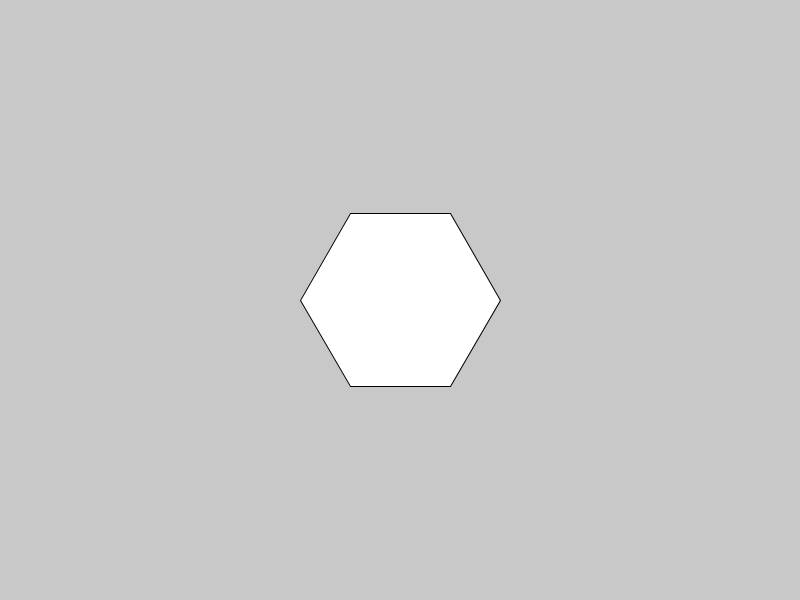
Frame 1 (no input)
Frame 60 (the mouse pressed at the canvas centre just before this capture): identical to frame 1, image omitted
Frame 120 (the mouse held since frame 60 and released just before this capture): identical to frame 1, image omitted

The Processing sketch that drew this single still picture (run headless with seeded random() and noise(); from frame 60 on, the mouse is pressed at the canvas centre):

// Processing sketch: LineaTiempo
// ── LineaTiempo.pde
ArrayList<Forma> formas;
Input input;

void setup() {
  size(800, 600);
  input = new Input();
  formas = new ArrayList<Forma> ();
  Forma f = new Forma();
  for (int i = 0; i < 6; i++) {
    f.agregar(new Punto(width/2+cos(TWO_PI/6*i)*100, height/2+sin(TWO_PI/6*i)*100));
  }
  formas.add(f);
}  

void draw() {
  background(200);
  for (int i = 0; i < formas.size(); i++) {
    Forma aux = formas.get(i);
    aux.act();
    if (aux.eliminar) formas.remove(i--);
  }
  input.act();
}
void keyPressed() {
  input.event(true);
}
void keyReleased() {
  input.event(false);
}

void mousePressed() {
  input.mpress();
}
void mouseReleased() {
  input.mreleased();
}

class NodoF {
  boolean eliminar;
  float val;
  int pos;
  NodoF(int pos, float val) {
    this.pos = pos;
    this.val = val;
  }
}

class AutoF {
  ArrayList<NodoF> nodos;
  AutoF() {
    nodos = new ArrayList<NodoF>();
  }
  AutoF(NodoF n) {
    nodos = new ArrayList<NodoF>();
    agregar(n);
  }
  AutoF(float v) {
    nodos = new ArrayList<NodoF>();
    nodos.add(new NodoF(0, v));
  }
  void agregar(NodoF n) {
    nodos.add(n);
  }
  float getVal(){
     return nodos.get(0).val; 
  }
}

class Punto {
  boolean eliminar;
  AutoF x, y;
  Punto(float x, float y) {
    this.x = new AutoF(x); 
    this.y = new AutoF(y);
  }
}

class Forma {
  ArrayList<Punto> puntos;
  boolean eliminar;
  float x, y;
  String nombre;
  Forma() {
    puntos = new ArrayList<Punto>();
  }
  void agregar(Punto p) {
    puntos.add(p);
  }
  void act() {
    dibujar();
  }
  void dibujar() {
    beginShape();
    for (int i = 0; i < puntos.size(); i++) {
      Punto aux = puntos.get(i);
      vertex(aux.x.getVal(), aux.y.getVal());
    }
    endShape(CLOSE);
  }
}

// ── Gui.pde
class Gui {
  boolean visible;
  ArrayList<Elemento> elementos;
  ArrayList<Pestana> pestanas;
  float px, py, w, h;
  String titulo; 
  Gui(String titulo) {
    this.titulo = titulo;
    visible = true;
    elementos = new ArrayList<Elemento>();
    pestanas = new ArrayList<Pestana>();
    px = py = w = h = 20;
  }
  void act() {
    if (visible) {
      if (input.click && getValor("Esconder menu") == 1 && ((mouseX < px || mouseX > px+w) ||(mouseY < py || mouseY > py+h))) {
        visible = false;
      } 
      float dh = 30;
      for (int i = 0; i < pestanas.size(); i++) {
        Pestana  aux = pestanas.get(i);
        aux.act(px, py+dh);
        if (aux.eliminar) {
          elementos.remove(i);
        }
        dh += aux.h;
      }
      dibujar();
    }
  }
  void dibujar() {
    noStroke();
    fill(80);
    rect(px, py, w, h);
    fill(20);
    rect(px, py, w, 30);
    fill(255);
    textSize(16);
    text(titulo, px+8, py+22);
    textSize(12);
    float dh = 30;
    for (int i = 0; i < pestanas.size(); i++) {
      Pestana aux = pestanas.get(i);
      aux.dibujar(px, py+dh);
      dh += aux.h;
    }
  }
  void agregarPestana(Pestana pes) {
    pestanas.add(pes);
    pes.gui = this;
    actTamano();
  }
  void agregarElemento(Elemento ele, String pestanea) {
    elementos.add(ele);
    ele.gui = this;
    Pestana aux = getPestana(pestanea);
    aux.agregarElemento(ele);
    actTamano();
  }
  void actTamano() {
    if (elementos.size() == 0) return;
    Elemento aux = elementos.get(0);
    float xmax = aux.x+aux.w;
    for (int i = 1; i < elementos.size(); i++) {
      aux = elementos.get(i);
      if (aux.x+aux.w > xmax) {
        xmax = aux.x+aux.w;
      }
    }
    h = 30;
    for (int i = 0; i < pestanas.size(); i++) {
      Pestana a = pestanas.get(i);
      a.actTamano();
      h += a.h;
    }
    w = xmax+10;
  }
  void setVisible(boolean visible) {
    this.visible = visible;
    if (getValor("Menu fijo") == 1) {
      px = 20;
      py = 20;
      return;
    }
    if (mouseX + w > width) {
      px = mouseX - w;
    }
    else {
      px = mouseX;
    }
    if (mouseY + h > height) {
      py = mouseY - h;
    }
    else {
      py = mouseY;
    }
  }
  float getValor(String nombre) {
    float res = -1; 
    for (int i = 0; i < elementos.size(); i++) {
      Elemento aux = elementos.get(i);
      if (aux.nombre.equals(nombre)) {
        res = aux.val;
        break;
      }
    }
    return res;
  }
  void setValor(String nombre, float val) {
    for (int i = 0; i < elementos.size(); i++) {
      Elemento aux = elementos.get(i);
      if (aux.nombre.equals(nombre)) {
        aux.val = val;
        break;
      }
    }
  }
  Pestana getPestana(String nombre) {
    Pestana res = null; 
    for (int i = 0; i < pestanas.size(); i++) {
      Pestana aux = pestanas.get(i);
      if (aux.nombre.equals(nombre)) {
        res = aux;
        break;
      }
    }
    return res;
  }
}

class Pestana {
  ArrayList<Elemento> elementos;
  boolean desplagada, eliminar, margen;
  float w, h;
  Gui gui;
  String nombre;
  Pestana(String nombre) {
    this.nombre = nombre;
    eliminar = false;
    elementos = new ArrayList<Elemento>();
    desplagada = true;
    margen = true;
  }
  void act(float px, float py) {
    w = gui.w;
    if (input.click && mouseX >= px && mouseX < px+w &&mouseY > py && mouseY <= py+20) {
      desplagada = !desplagada; 
      gui.actTamano();
    }
    if (desplagada) {
      for (int i = 0; i < elementos.size(); i++) {
        Elemento  aux = elementos.get(i);
        aux.act(px, py+20);
        if (aux.eliminar) {
          elementos.remove(i);
        }
      }
    }
  }
  void dibujar(float px, float py) {
    fill(60);
    rect(px, py, w, 20);
    fill(255);
    if (desplagada) {
      triangle(px+10, py+7, px+15, py+13, px+20, py+7);
      text(nombre, px+24, py+14);
    }
    else {
      triangle(px+12, py+5, px+18, py+10, px+12, py+15);
      text(nombre, px+24, py+14);
    }
    if (desplagada) {
      for (int i = 0; i < elementos.size(); i++) {
        Elemento  aux = elementos.get(i);
        aux.dibujar(px, py+20);
      }
    }
  }
  void actTamano() {
    if (elementos.size() == 0) return;
    if (!desplagada) {
      h = 20;
      return;
    }
    Elemento aux = elementos.get(0);
    float ymax = aux.y+aux.h;
    for (int i = 1; i < elementos.size(); i++) {
      aux = elementos.get(i);
      if (aux.y+aux.h > ymax) {
        ymax = aux.y+aux.h;
      }
    }
    if (margen) {
      h = ymax+30;
    }
    else {
      h = ymax+20;
    }
  }
  void agregarElemento(Elemento ele) {
    elementos.add(ele);
    ele.gui = gui;
    actTamano();
  }
}

abstract class Elemento {
  Gui gui; 
  boolean eliminar;
  float x, y, w, h, val;
  String nombre;
  void act(float cx, float cy) {
  }
  void dibujar(float cx, float cy) {
  }
}

class scrollH extends Elemento {
  boolean move; 
  float max, min;
  scrollH(float nx, float ny, float nw, float nh, float nmin, float nmax, float nvar, String n) {
    x = nx;
    y = ny;
    w = nw;
    h = nh;
    max = nmax;
    min = nmin;
    val = nvar;
    nombre = n;
    move = false;
    eliminar = false;
  }

  void act(float cx, float cy) {
    float x = cx + this.x;
    float y = cy + this.y;
    if (mousePressed) {
      if ( mouseX + 8 >= x + h/2 && mouseX - 8 <= x + w - h/2+ 8 && mouseY > y && mouseY <= y+h) {
        move = true;
      }
    }
    else {
      move = false;
    }
    if (move) {
      float posX = mouseX;
      if (posX < x) {
        posX = x;
      }
      else if (posX > x +w) {
        posX = x + w;
      }
      val =(min + (max-min) * ((posX- h/2 - x )/(w - h)));
      if (val < min) {
        val =min;
      }
      else if (val > max) {
        val =max;
      }
    }
  }

  void dibujar(float cx, float cy) {
    float x = cx + this.x;
    float y = cy + this.y;
    fill(120);
    rect(x, y, w, h);

    fill(150);
    float pos = x + ((w-h) * (val-min)/(max-min));
    rect(pos, y, h, h);
    fill(255);
    if (abs(max-min) >= 20) {
      text(nombre+" "+int(val), x+2, y+9);
    }
    else {
      text(nombre+" "+val, x+2, y+9);
    }
  }
}

class Boton extends Elemento {
  boolean aux;
  Boton(float nx, float ny, float nw, float nh, int nv, String n) {
    x = nx;
    y = ny;
    w = nw;
    h = nh;
    val = nv;
    nombre = n;
    aux = false;
    eliminar = false;
  }

  void act(float cx, float cy) {
    float x = cx + this.x;
    float y = cy + this.y;
    if (mousePressed && !aux) {
      aux = true;
      if ( mouseX >= x  && mouseX <= x + w ) {
        if ( mouseY >= y  && mouseY <= y + h ) {
          if (val == 1) {
            val = 0;
          }
          else {
            val = 1;
          }
        }
      }
    }
    if (aux && !mousePressed) {
      aux = false;
    }
  }

  void dibujar(float cx, float cy) {
    float x = cx + this.x;
    float y = cy + this.y;
    noStroke();
    if (val == 1) {
      fill(150);
    }
    else {
      fill(120);
    }
    rect(x, y, w, h);
    fill(255);
    text(nombre, x+w+2, y+9);
  }
}

class Pulsador extends Elemento {
  Pulsador(float nx, float ny, float nw, float nh, String n) {
    x = nx;
    y = ny;
    w = nw;
    h = nh;
    val = 0;
    nombre = n;
  }

  void act(float cx, float cy) {
    float x = cx + this.x;
    float y = cy + this.y;
    if (mousePressed) {
      if ( mouseX >= x  && mouseX <= x + w ) {
        if ( mouseY >= y  && mouseY <= y + h ) {
          val = 1;
        }
      }
    }
    else {
      val = 0;
    }
  }

  void dibujar(float cx, float cy) {
    float x = cx + this.x;
    float y = cy + this.y;
    noStroke();
    if (val == 1) {
      fill(150);
    }
    else {
      fill(120);
    }
    rect(x, y, w, h);
    fill(255);
    text(nombre, x+w+2, y+9);
  }
}

class Selector extends Elemento {
  int cant;
  boolean aux;
  Selector(float nx, float ny, float nw, float nh, int nc, int nv, String n) {
    x = nx;
    y = ny;
    w = nw;
    h = nh;
    cant = nc;
    val = nv;
    nombre = n;
    aux = false;
  }

  void act(float cx, float cy) {
    float x = cx + this.x;
    float y = cy + this.y;
    if (mousePressed) {
      if ( mouseX >= x  && mouseX < x + w ) {
        if ( mouseY >= y  && mouseY < y + h ) {
          val = int((mouseX - x)/(w/cant));
        }
      }
    }
  }

  void dibujar(float cx, float cy) {
    float x = cx + this.x;
    float y = cy + this.y;
    noStroke();
    for (int i = 0; i < cant; i++) {
      if (val == i) {
        fill(150);
      }
      else {
        fill(120);
      }
      rect(x+(w)/cant*i, y, w/cant, h);
    }
    fill(255);
    text(nombre, x+w+2, y+9);
  }
}

class Comentario extends Elemento {
  String texto;
  Comentario(float x, float y, float w, float h, String nombre, String texto) {
    this.x = x;
    this.y = y;
    this.w = w;
    this.h = h;
    this.nombre = nombre;
    this.texto = texto;
  }
  void act(float cx, float cy) {
  }
  void dibujar(float cx, float cy) {
    float x = cx + this.x;
    float y = cy + this.y;
    text(texto, x, y+9);
  }
}

class Presset extends Elemento {
  boolean click, sobre;
  Presset(float x, float y, float w, float h, String nombre) {
    this.x = x;
    this.y = y;
    this.w = w;
    this.h = h;
    this.nombre = nombre;
  }
  void act(float cx, float cy) {
    float x = cx + this.x;
    float y = cy + this.y;
    sobre = false;
    click = false;
    if (mouseX >= x && mouseX < x+w && mouseY >= y && mouseY < y+h) {
      sobre = true;
      if (input.click) {
        click = true;
      }
    }
  }

  void dibujar(float cx, float cy) {
    float x = cx + this.x;
    float y = cy + this.y;
    if (sobre) {
      fill(100);
    }
    else {
      fill(80);
    }
    rect(x, y, w, h);
    fill(255);
    text(nombre, x+24, y+14);
  }
}

class MenuPressets extends Elemento {
  ArrayList<Presset> pressets;
  boolean scroll;
  int max, ind;
  MenuPressets(float x, float y, float w, int max, String nombre) {
    this.x = x;
    this.y = y;
    this.w = w;
    this.nombre = nombre;
    this.max = max;
    ind = 0;
    scroll = false;
    pressets = new ArrayList<Presset>();
  }
  void act(float cx, float cy) {
    float x = cx + this.x;
    float y = cy + this.y;
    int maxval = ind+max;
    if (maxval > pressets.size()) maxval = pressets.size();
    if (scroll) {
      float px = x+w-10;
      float py = y;
      if (input.click && ind > 0 && mouseX >= px && mouseX < px+20 && mouseY >= py && mouseY < y+20) {
        ind--;
      }
      if (input.click && maxval < pressets.size() && mouseX >= px && mouseX < px+20 && mouseY >= py+h-20 && mouseY < y+h) {
        ind++;
      }
    }
    for (int i = ind; i < maxval; i++) {
      Presset aux = pressets.get(i);
      aux.act(cx, cy-ind*20);
    }
  }
  void dibujar(float cx, float cy) {
    float x = cx + this.x;
    float y = cy + this.y;
    if (scroll) {
      float px = x+w-10;
      float py = y;
      fill(110);
      rect(px, py, 20, h);
      if (ind > 0 && mouseX >= px && mouseX < px+20 && mouseY >= py && mouseY < y+20) {
        fill(240);
      }
      else {
        fill(180);
      }
      triangle(px+5, py+10, px+10, py+4, px+15, py+10);
      if (ind+max < pressets.size() && mouseX >= px && mouseX < px+20 && mouseY >= py+h-20 && mouseY < y+h) {
        fill(240);
      }
      else {
        fill(180);
      }
      triangle(px+5, py+h-10, px+10, py+h-4, px+15, py+h-10);
    }
    int maxval = ind+max;
    if (maxval > pressets.size()) maxval = pressets.size();
    for (int i = ind; i < maxval; i++) {
      Presset aux = pressets.get(i);
      aux.dibujar(cx, cy-ind*20);
    }
  }
  void agregarPresset(Presset pre) {
    pressets.add(pre);
    pre.gui = gui;
    actTamano();
  }
  void actTamano() {
    if (pressets.size() > max) {
      scroll = true;
      h = max * 20;
      for (int i = 0; i < pressets.size(); i++) {
        Presset aux = pressets.get(i);
        aux.w = w-10;
      }
    }
    else {
      scroll = false;
      h = (pressets.size()) * 20;
      for (int i = 0; i < pressets.size(); i++) {
        Presset aux = pressets.get(i);
        aux.w = w+10;
      }
    }
  }
}

// ── Input.pde
class Key { 
  boolean press, click, release;
  int clickCount;
  void act() {
    if (!focused) release();
    click = release = false;
    if (press) clickCount++;
  }
  void press() {
    if (!press) {
      click = true; 
      press = true;
      clickCount = 0;
    }
  }
  void release() {
    release = true;
    press = false;
  }
  void event(boolean estado) {
    if (estado) press();
    else release();
  }
}

class Input {
  boolean click, dclick, press, released, kclick, kpress, kreleased;
  int amouseX, amouseY;
  int pressCount, mouseWheel, timepress;
  Input() {
    click = dclick = released = press = false;
    kclick = kreleased = kpress = false;
    pressCount = 0;
  }
  void act() {
    mouseWheel = 0;
    if (press) {
      pressCount++;
    }
    click = dclick = released = false;
    kclick = kreleased = false;
  }
  void mpress() {
    amouseX = mouseX;
    amouseY = mouseY;
    click = true;
    press = true;
  }
  void mreleased() {
    released= true;
    press = false;
    if (millis() - timepress < 400) dclick = true;
    timepress = millis();
  }

  void event(boolean estado) {
    if (estado) {
      kclick = true;
      kpress= true;
    }
    else {
      kreleased = true;
      press = false;
    }
  }
}
